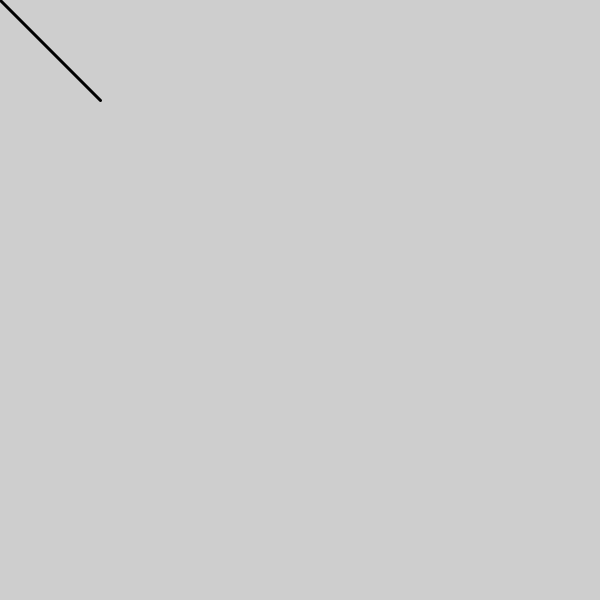
Frame 1 (no input)
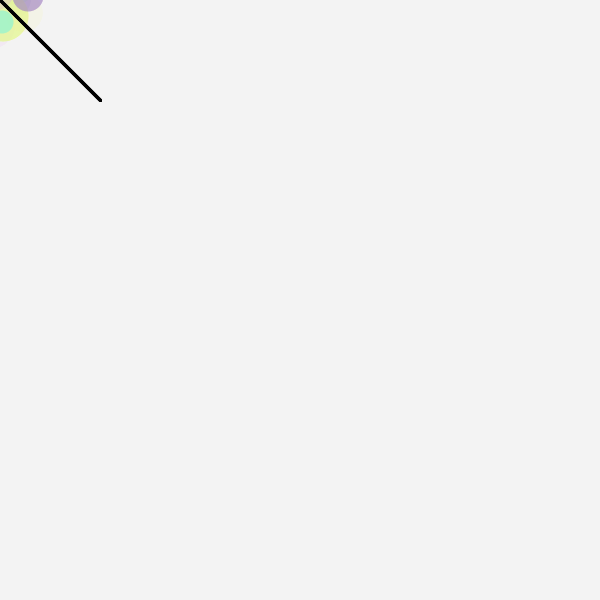
Frame 60 (the mouse pressed at the canvas centre just before this capture)
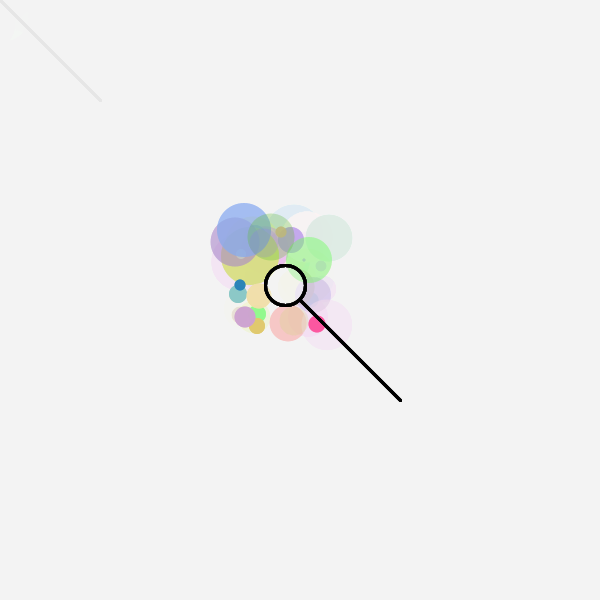
Frame 120 (the mouse held since frame 60 and released just before this capture)

The Processing sketch that drew these frames (run headless with seeded random() and noise(); from frame 60 on, the mouse is pressed at the canvas centre):

// Processing sketch: processing_93162
// ── processing_93162.pde

//bubbleblower

//colour
int r;
int g;
int b;
int a;
//position
int x;
int y;
//diameter
int d;

void setup(){
size(600,600);
smooth();

}

void draw(){
 noStroke();
 fill(255,255,255,10);
 rect(0,0,800,800);
 //wand
 stroke(0);
 strokeWeight(3);
 ellipse(mouseX-15,mouseY-15,40,40);
 line(mouseX,mouseY,mouseX+100,mouseY+100);
    //bubbles
  fill(r,g,b,a);
  noStroke();
  ellipse(x,y,d,d);
  ellipse(x,y,d,d);
  r=int(random(255));
  g=int(random(255));
  b=int(random(255));
  a=int(random(240));
  d = int(random(60));
  y = int(random(mouseY-70,mouseY+30));
  x = int(random(mouseX-70, mouseX+30));
 }
